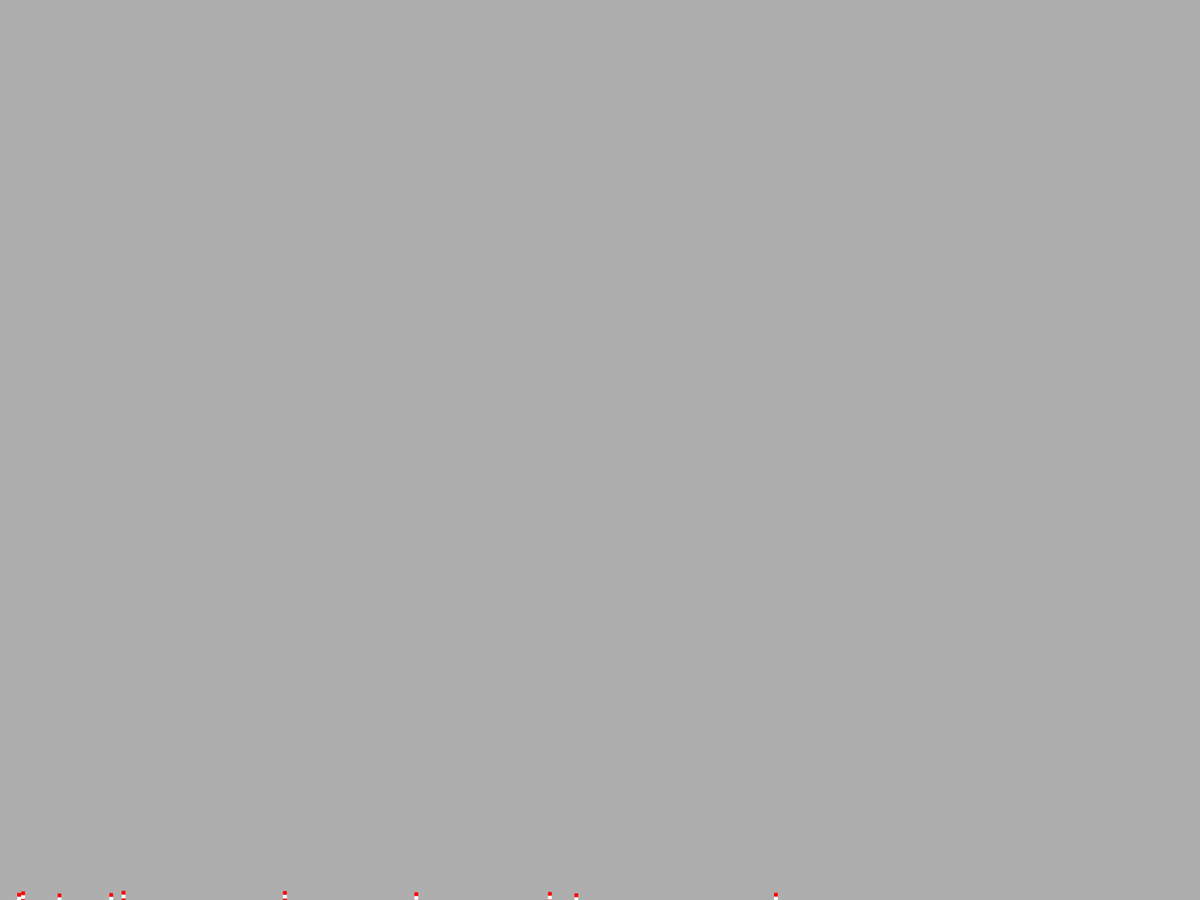
Frame 1 (no input)
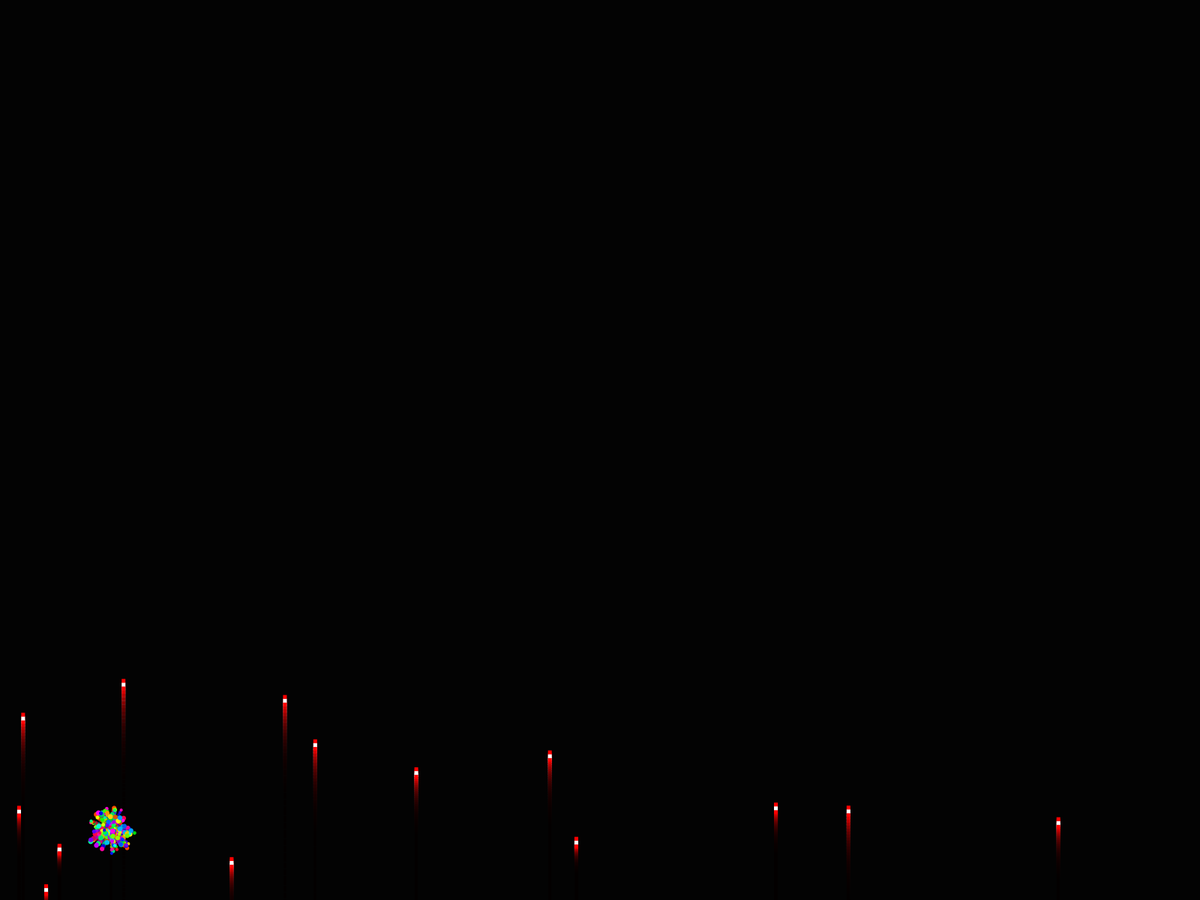
Frame 60 (the mouse pressed at the canvas centre just before this capture)
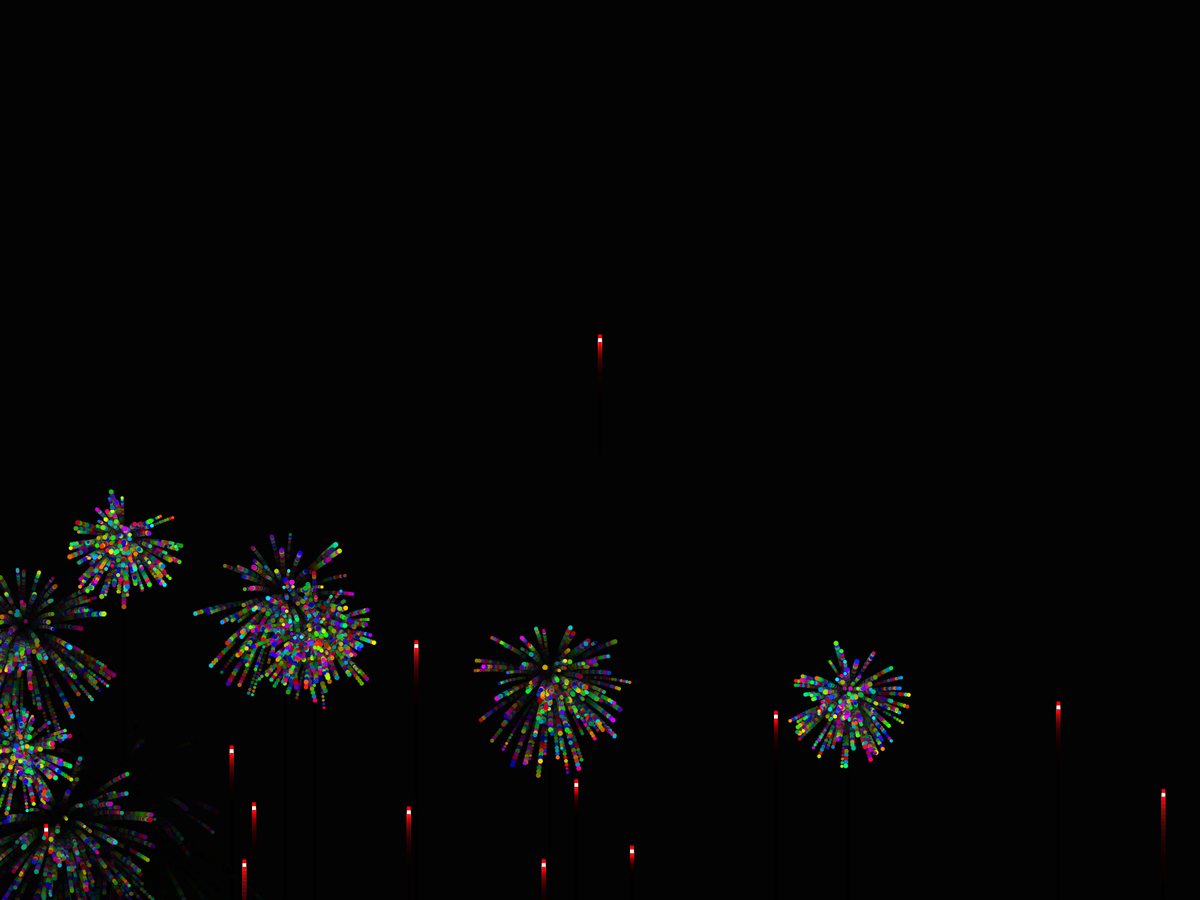
Frame 120 (the mouse held since frame 60 and released just before this capture)

The Processing sketch that drew these frames (run headless with seeded random() and noise(); from frame 60 on, the mouse is pressed at the canvas centre):

// Processing sketch: Fireworks
// ── Fireworks.pde
ArrayList <firework> f = new ArrayList <firework> ();
float plife = 80;
float flife = 175;

void setup() {
  fullScreen();
  noStroke();
  rectMode(CENTER);
  colorMode(HSB, 100);

  for (int i = 0; i < 10; i++) {
    f.add(new firework());
  }
}

void draw() {

  fill(0, 15);
  rect(width / 2, height / 2, width , height);
  
  for (int i = 0; i < f.size(); i++) {
    firework a = f.get(i);
    a.move();
    a.create();
    if (a.life + plife + flife <= 0) {
      f.remove(i);
    }
  }

  if (frameCount % 10 == 0) {
    f.add(new firework());
  }
}

void keyPressed() {
  f.add(new firework(new PVector(mouseX, mouseY)));
}
void mousePressed() {
  f.add(new firework(new PVector(mouseX, mouseY)));
}

// ── firework.pde
class firework {

  PVector loc;
  float vel = random(1, 5);
  float life;
  boolean alive = true;
  ArrayList <particle> p = new ArrayList <particle> ();

  firework(PVector origin) {
    loc = origin.copy();
    life = random(50, flife);
  }

  firework() {
    this(new PVector(random(width), height));
  }

  void move() {

    if (life >= 0) {
      loc.y -= vel;
    } else {
      alive = false;
      gen();
    }
    life--;
  }

  void gen() {
    if (p.size() == 0) {
      for (int i = 0; i < 150; i++) {
        p.add(new particle(loc));
      }
    }
  }

  void explode() {
    for (particle n : p) {
      n.move();
      n.show();
    }
  }

  void create() {
    if (alive) {
      fill(255, 255, 100);
      square(loc.x, loc.y + 5, 5);
      fill(255, 0, 100);
      square(loc.x, loc.y, 5);
      fill(255, 255, 100);
      square(loc.x, loc.y - 5, 5);
    } else {
      explode();
    }
    //life--;
  }
}

// ── particle.pde
class particle {
  PVector loc;
  PVector vel;
  float life;
  float radius = random(4, 7);
  boolean alive = true;
  float maxvel = 4;
  float col;

  particle(PVector origin) {
    loc = origin.copy();
    //vel = new PVector (random(-maxvel, maxvel), random(-maxvel, maxvel));
    vel = PVector.random2D();
    vel.setMag(random(-maxvel, maxvel));
    life = random(50, plife);
    col = random(100);
  }

  void move() {
    if (life > 0) {
      vel.add(new PVector(0, 0.05));
      loc.add(vel);
      life--;
    } else {
      alive = false;
    }
  }

  void show() {
    if (alive) {
      fill(random(100), 100, 2 * life);
      circle(loc.x, loc.y, radius);
    }
  }
}
